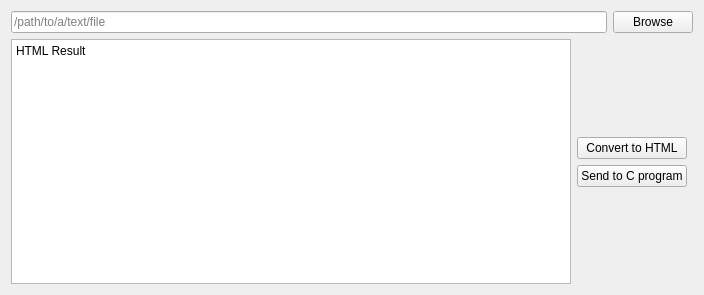
<?xml version="1.0" encoding="UTF-8"?>
<ui version="4.0">
 <class>HTMLConverter</class>
 <widget class="QWidget" name="HTMLConverter">
  <property name="geometry">
   <rect>
    <x>0</x>
    <y>0</y>
    <width>704</width>
    <height>295</height>
   </rect>
  </property>
  <property name="windowTitle">
   <string>HTML Converter</string>
  </property>
  <layout class="QGridLayout" name="gridLayout">
   <item row="0" column="0" colspan="3">
    <layout class="QHBoxLayout" name="horizontalLayout">
     <item>
      <widget class="QLineEdit" name="path_line_edit">
       <property name="readOnly">
        <bool>true</bool>
       </property>
       <property name="placeholderText">
        <string>/path/to/a/text/file</string>
       </property>
      </widget>
     </item>
     <item>
      <widget class="QPushButton" name="browse_btn">
       <property name="text">
        <string>Browse</string>
       </property>
      </widget>
     </item>
    </layout>
   </item>
   <item row="3" column="0">
    <widget class="QPlainTextEdit" name="html_result">
     <property name="plainText">
      <string>HTML Result</string>
     </property>
    </widget>
   </item>
   <item row="3" column="1">
    <layout class="QVBoxLayout" name="verticalLayout">
     <item>
      <spacer name="verticalSpacer_2">
       <property name="orientation">
        <enum>Qt::Vertical</enum>
       </property>
       <property name="sizeHint" stdset="0">
        <size>
         <width>20</width>
         <height>40</height>
        </size>
       </property>
      </spacer>
     </item>
     <item>
      <widget class="QPushButton" name="convert_html">
       <property name="text">
        <string>Convert to HTML</string>
       </property>
      </widget>
     </item>
     <item>
      <widget class="QPushButton" name="send_c">
       <property name="text">
        <string>Send to C program</string>
       </property>
      </widget>
     </item>
     <item>
      <spacer name="verticalSpacer">
       <property name="orientation">
        <enum>Qt::Vertical</enum>
       </property>
       <property name="sizeHint" stdset="0">
        <size>
         <width>20</width>
         <height>40</height>
        </size>
       </property>
      </spacer>
     </item>
    </layout>
   </item>
  </layout>
 </widget>
 <resources/>
 <connections/>
</ui>
